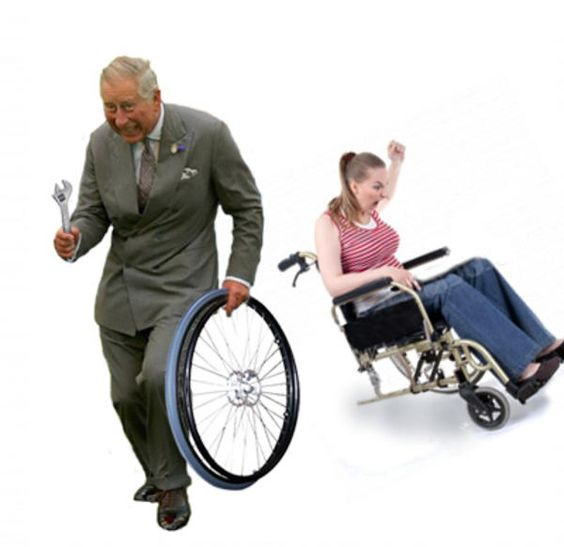
#> input picture Memes/1.jpg, 564 x 547 px
$ python -i genMemes.py   (imports and definitions only)
#> lines starting #> are read from the running program, lines starting #| are printed output that depends on the picture
import os
from turtle import width
from PIL import Image
import random


# [1 line not run here, left out]


def memes(picture: str):
    os.chdir("C:\\Users\\Anton Yamesow\\Documents\\Rainmeter\\Skins\\Droptop Folders\\CustomFolder1\\pythone ideas\\botik\\Memes")

    # [202 lines left out: functions meme1, meme2, meme3, meme4, meme5, meme6 and 7 more, not called in this run]
    def meme14(path: str):
        picture = Image.open(path).convert("RGBA")
        memeIm = Image.open("14.jpg")
        widthMeme, heightMeme = memeIm.size

        width, height = picture.size

        picture = picture.resize((95 , 115))

        memeIm.paste(picture,(91, 482) , picture)

        memeIm.save(os.path.join('C:\\Users\\Anton Yamesow\\Documents\\Rainmeter\\Skins\\Droptop Folders\\CustomFolder1\\pythone ideas\\botik\\Memes\\memed', path))

    choice = random.randrange(1, 15)

    match choice:
        case 1:
            meme1(picture)
        case 2:
            meme2(picture)
        case 3:
            meme3(picture)
        case 4:
            meme4(picture)
        case 5:
            meme5(picture)
        case 6:
            meme6(picture)
        case 7:
            meme7(picture)
        case 8:
            meme8(picture)
        case 9:
            meme9(picture)
        case 10:
            meme10(picture)
        case 11:
            meme11(picture)
        case 12:
            meme12(picture)
        case 13:
            meme13(picture)
        case 14:
            meme14(picture)

>>> import cv2
>>> picture = cv2.imread('Memes/1.jpg', cv2.IMREAD_GRAYSCALE)
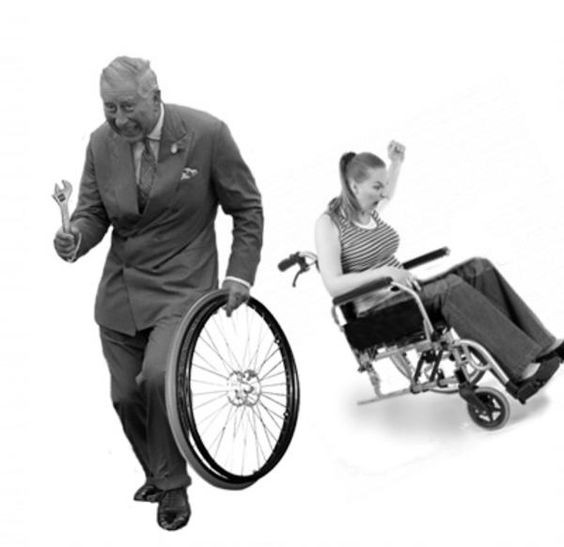
#> picture: shape (547, 564); min 0, max 255, mean 205.1
#> (the run stopped early here; a loop or call above may not have finished)

$ run again, on Memes/245.png
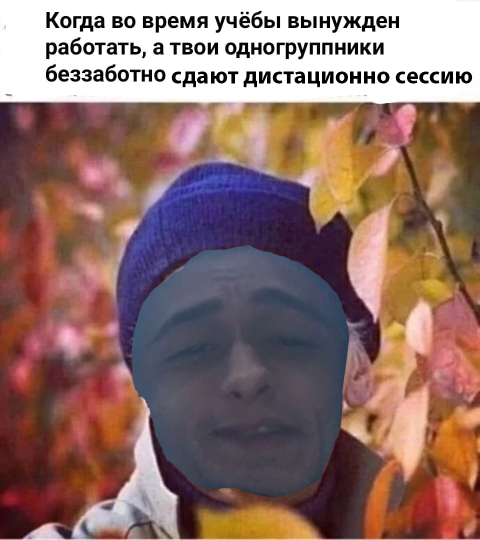
#> input picture Memes/245.png, 959 x 1080 px (shown at 1/2 size)
#> `picture = cv2.imread('Memes/1.jpg', cv2.IMREAD_GRAYSCALE)`:
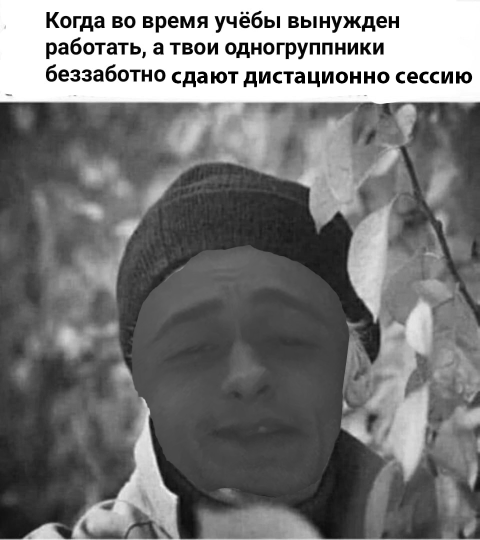
#> picture: shape (1080, 959) (shown at 1/2 size); min 0, max 255, mean 121
